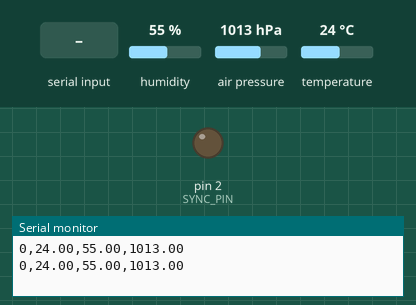
Bench run of a sketch on a simulated Arduino Uno, built with avr-gcc and run on an emulated ATmega328P. Shown: output pins drawn as LEDs (lit = HIGH), the last lines printed to the serial monitor. Dashed ring = blinking. The test bench sets the inputs (shaded band); at power-on: humidity 55 %, air pressure 1013 hPa, temperature 24 °C.

Above: at 1.2 s.
1.3 s: "1" received over Serial
At 5.3 s:
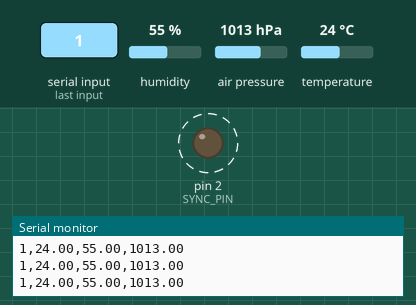
5.4 s: "0" received over Serial
At 6.1 s:
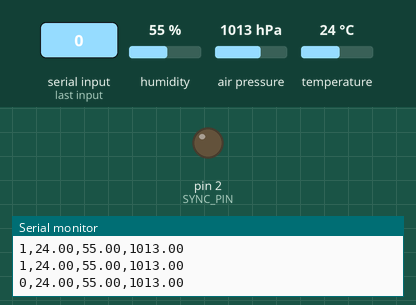
Timing chart, 0 to 8.4 s (numbered marks = the images above; inputs shaded):
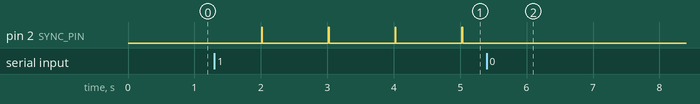

Measured:
- after the input at 1.3 s, pin 2 (SYNC_PIN): alternates HIGH for 0.01 s and LOW for 0.99 s, starting after 0.71 s
- after the input at 5.4 s, pin 2 (SYNC_PIN): stops changing and stays LOW

The sketch:

weather.ino
```cpp
#include <Wire.h>
#include <Adafruit_Sensor.h>
#include <Adafruit_BME280.h>

#define SYNC_PIN 2
Adafruit_BME280 bme;

bool isRecording = false;
int msBetweenReadings = 1000; // ms delay between readings

void setup() {
  Serial.begin(9600);
  pinMode(SYNC_PIN, OUTPUT);
  digitalWrite(SYNC_PIN, LOW);

  // generic BME280 sensors us 0x76
  if (!bme.begin(0x77)) {
    Serial.println("Error: BME280 sensor not found.");
    while (1);
  }
}

void loop() {
  // start recording when signal is sent
  if (Serial.available() > 0) {
    char command = Serial.read();
    if (command == '1') {
      isRecording = true;
    } else if (command == '0') {
      isRecording = false;
    }
  }

  // send TTL if recording
  if (isRecording) {
    digitalWrite(SYNC_PIN, HIGH);
  }

  // read data
  float temp = bme.readTemperature();
  float hum = bme.readHumidity();
  float pres = bme.readPressure() / 100.0F;

  // turn off TTL if recording
  if (isRecording) {
	  delay(10); // test if ephys I/O board can read the pulse without this delay, if so, remove this and delay below
	  digitalWrite(SYNC_PIN, LOW);
	}

  // send data
  Serial.print(isRecording);
  Serial.print(",");
  Serial.print(temp);
  Serial.print(",");
  Serial.print(hum);
  Serial.print(",");
  Serial.println(pres);

  // delay until next reading
  // note delay is 10ms less for first reading because of delay() above
  if (isRecording) {
    delay(msBetweenReadings-10);
  } else {
    delay(msBetweenReadings);
  }
}
```
